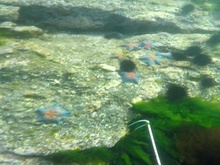
%> input picture test1.jpg, 220 x 165 px, shrunk from 400 x 300 before the run
$ octave fuzzytype2.m   (GNU Octave 9; MATLAB toolbox functions it lacks are replaced by stand-ins)
%> lines starting %> are read from the running program, lines starting %| are printed output that depends on the picture
close all; clear; clc;
tic;
%% Read image and Initialization
input_image = imread('test1.jpg');
%> input_image is the input picture: size 165x220x3 uint8; mean R, G, B 116.8, 146.4, 112.4
im_gray = rgb2gray(input_image);
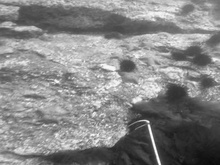
%> im_gray: size 165x220 uint8; min 10, max 253, mean 133.7
im_gray_1 = im2double(im_gray);
Noise_density = 0.8; % amount of noise
im_noised = imnoise(im_gray_1, 'salt & pepper', Noise_density);
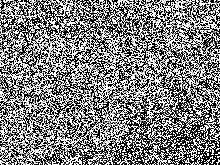
%> im_noised: size 165x220 double; min 0, max 1, mean 0.503
[p, q] = size(im_noised);
%> p = 165; q = 220
im_denoised = 0.63 * ones(p+20, q+20); % Padding for edges
im_denoised(10:p+9, 10:q+9) = im_noised; % Image at center
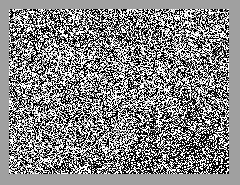
%> im_denoised: size 185x240 double; min 0, max 1, mean 0.526

%% Algorithm
tic
im_denoised_pixels = zeros(p+20, q+20); % denoised image
im_noised_pixels = zeros(p+20, q+20); % mask showing location of SAP

for rIdx = 10:q+9 % To scan rows
    for cIdx = 10:p+9 % To scan col.
        M = 1;  % Window size
        N_init = 6; % initial number of good pixels
        S_max = 2; % upper bound of 'M'
        n_gp = N_init; % number of good pixels

        while (im_denoised(cIdx, rIdx) == 0) || (im_denoised(cIdx, rIdx) == 1)
            subImg = windowImg(im_denoised, cIdx, rIdx, M); % Vector containing pixel around possible currupted pixel
            [T_Threshold, ave_PI] = type2_MF(subImg);
            windowLen = length(subImg);
            idx = 1;
            GP = zeros(1, n_gp); % for storing good pixels
            for x = 1:windowLen
                if ave_PI(x) >= T_Threshold
                    GP(idx) = subImg(x);
                    idx = idx + 1;
                elseif (subImg(x) ~= 0) && (subImg(x) ~= 1)
                    GP(idx) = subImg(x);
                    idx = idx + 1;
                end
                if idx == n_gp + 1
                    break
                end
            end

            neta = length(find(GP)); % number of good pixels found

            if (neta < n_gp) && (M < S_max)
                M = M + 1;
                continue
            elseif (neta < n_gp) && (M == S_max)
                n_gp = n_gp - 1;
                if n_gp < 1
                    S_max = S_max + 1;
                    n_gp = 1;
                end
                continue
            end
            for k = 1:(length(GP)/2)
                mean(k) = kMiddleMean(k, GP);
            end
            mean_G = (sum(mean)) / length(GP);
            var_G = 2.5 * abs(GP - mean_G);
            var_G = max(var_G);
            if var_G <= .01
                var_G = .01;
            end
%> (the run ends here)

$ run again, with test2.jpg copied over test1.jpg
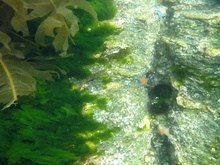
%> input picture test2.jpg, 220 x 165 px, shrunk from 400 x 300 before the run
%> input_image is the input picture: size 165x220x3 uint8; mean R, G, B 100.1, 131.3, 84.9
%> `im_noised = imnoise(im_gray_1, 'salt & pepper', Noise_density);`:
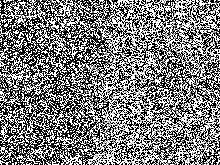
%> im_noised: size 165x220 double; min 0, max 1, mean 0.49
%> `im_denoised(10:p+9, 10:q+9) = im_noised;`:
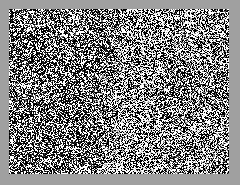
%> im_denoised: size 185x240 double; min 0, max 1, mean 0.516
